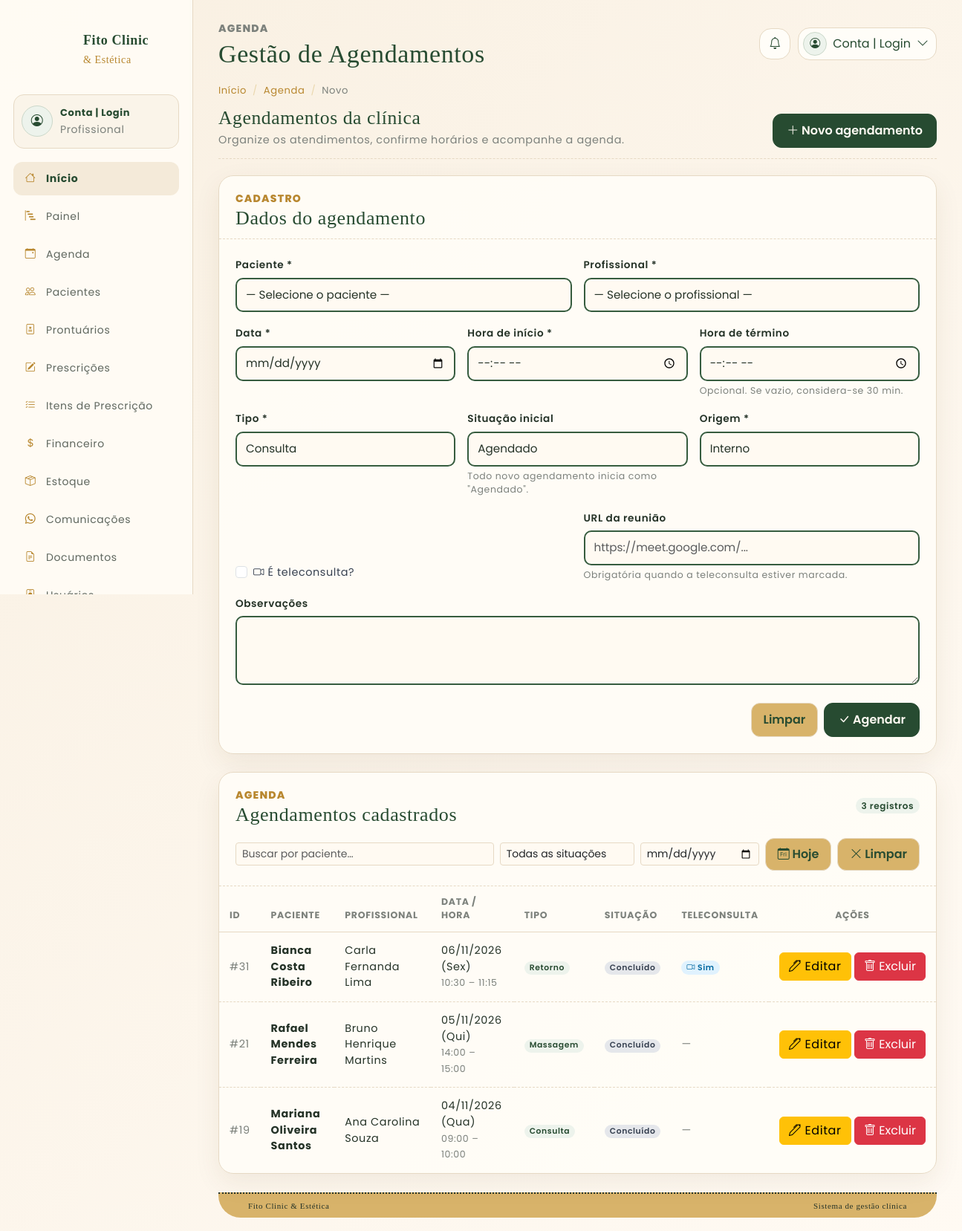
The app's page /pages/agendamentosPage.php (signed in) with its own data.
### tables this page shows
CREATE TABLE agendamentos (
    id BIGINT UNSIGNED AUTO_INCREMENT PRIMARY KEY,

    paciente_id BIGINT UNSIGNED NOT NULL,
    profissional_id BIGINT UNSIGNED NOT NULL,

    data_agendamento DATE NOT NULL,
    hora_inicio TIME NOT NULL,
    hora_fim TIME NULL,

    tipo ENUM(
        'consulta',
        'massagem',
        'procedimento',
        'retorno',
        'outro'
    ) NOT NULL DEFAULT 'consulta',

    situacao ENUM(
        'agendado',
        'confirmado',
        'em_atendimento',
        'concluido',
        'cancelado',
        'faltou'
    ) NOT NULL DEFAULT 'agendado',

    origem_agendamento ENUM(
        'interno',
        'online',
        'whatsapp'
    ) NOT NULL DEFAULT 'interno',

    teleconsulta BOOLEAN NOT NULL DEFAULT FALSE,
    url_reuniao VARCHAR(500) NULL,

    observacoes TEXT NULL,

    criado_em TIMESTAMP DEFAULT CURRENT_TIMESTAMP,
    atualizado_em TIMESTAMP DEFAULT CURRENT_TIMESTAMP
        ON UPDATE CURRENT_TIMESTAMP,

    CONSTRAINT fk_agendamentos_paciente
        FOREIGN KEY (paciente_id)
        REFERENCES pacientes(id)
        ON DELETE RESTRICT,

    CONSTRAINT fk_agendamentos_profissional
        FOREIGN KEY (profissional_id)
        REFERENCES usuarios(id)
        ON DELETE RESTRICT,

    INDEX idx_agendamentos_data (data_agendamento),
    INDEX idx_agendamentos_paciente (paciente_id),
    INDEX idx_agendamentos_profissional (profissional_id)
);

CREATE TABLE pacientes (
    id BIGINT UNSIGNED AUTO_INCREMENT PRIMARY KEY,

    nome VARCHAR(150) NOT NULL,
    nome_social VARCHAR(150) NULL,

    cpf VARCHAR(14) NULL UNIQUE,
    rg VARCHAR(30) NULL,

    data_nascimento DATE NULL,
    genero ENUM(
        'masculino',
        'feminino',
        'outro',
        'nao_informado'
    ) DEFAULT 'nao_informado',

    telefone VARCHAR(30) NULL,
    whatsapp VARCHAR(30) NULL,
    email VARCHAR(150) NULL,

    endereco VARCHAR(255) NULL,
    cidade VARCHAR(100) NULL,
    estado CHAR(2) NULL,
    cep VARCHAR(10) NULL,

    contato_emergencia VARCHAR(150) NULL,
    telefone_emergencia VARCHAR(30) NULL,

    alergias TEXT NULL,
    observacoes TEXT NULL,

    criado_em TIMESTAMP DEFAULT CURRENT_TIMESTAMP,
    atualizado_em TIMESTAMP DEFAULT CURRENT_TIMESTAMP
        ON UPDATE CURRENT_TIMESTAMP
);

CREATE TABLE usuarios (
    id BIGINT UNSIGNED AUTO_INCREMENT PRIMARY KEY,

    nome VARCHAR(150) NOT NULL,
    email VARCHAR(150) NOT NULL UNIQUE,
    senha_hash VARCHAR(255) NOT NULL,

    papel ENUM(
        'admin',
        'profissional',
        'recepcionista'
    ) NOT NULL DEFAULT 'profissional',

    numero_registro VARCHAR(50) NULL,
    tipo_registro VARCHAR(50) NULL,

    telefone VARCHAR(30) NULL,

    ativo BOOLEAN NOT NULL DEFAULT TRUE,

    criado_em TIMESTAMP DEFAULT CURRENT_TIMESTAMP,
    atualizado_em TIMESTAMP DEFAULT CURRENT_TIMESTAMP
        ON UPDATE CURRENT_TIMESTAMP
);

### views/agendamentosGUI.php (the view, shortened to what the rows shown need)
<?php
function renderAgendamentoTableRows(
    array $agendamentos,
    ?int $idEdicao = null,
    string $busca = '',
    string $situacaoFiltro = '',
    string $dataFiltro = ''
): void {
    $escapar = static fn($v) => htmlspecialchars((string) $v, ENT_QUOTES, 'UTF-8');
?>
    <?php
    foreach ($agendamentos as $a):
        $isHoje   = $a->isHoje();
        $isEdit   = $idEdicao !== null && $idEdicao === $a->id;
        $rowClass = trim(($isEdit ? 'table-warning' : '') . ' ' . ($isHoje && !$isEdit ? 'row-hoje' : ''));
        $linkEditar = '?editar=' . (int) $a->id;
    ?>
        <tr class="<?= $rowClass ?>">
            <td class="text-fito-muted">#<?= (int) $a->id ?></td>
            <td>
                <strong><?= $escapar($a->pacienteNome ?? '—') ?></strong>
            </td>
            <td><?= $escapar($a->profissionalNome ?? '—') ?></td>
            <td>
                <?= $escapar($a->dataBRComDia()) ?>
                <br><small class="text-fito-muted"><?= $escapar($a->horaRange()) ?></small>
            </td>
            <td>
                <span class="badge rounded-pill badge-fito-prof">
                    <?= $escapar($a->tipoLabel()) ?>
                </span>
            </td>
            <td>
                <span class="badge rounded-pill <?= $escapar($a->situacaoBadgeClass()) ?>">
                    <?= $escapar($a->situacaoLabel()) ?>
                </span>
            </td>
            <td>
                <?php if ($a->teleconsulta): ?>
                    <span class="badge rounded-pill badge-teleconsulta"
                        title="Teleconsulta: <?= $escapar($a->urlReuniao ?? '') ?>">
                        <i class="bi bi-camera-video"></i> Sim
                    </span>
                <?php else: ?>
                    <span class="text-fito-muted">—</span>
                <?php endif; ?>
            </td>
            <td class="text-end text-nowrap">
                <a href="<?= $escapar($linkEditar) ?>"
                    class="btn btn-warning margem-vertical" title="Editar agendamento">
                    <i class="bi bi-pen"></i> Editar
                </a>
                <button type="button" class="btn btn-danger margem-vertical"
                    data-bs-toggle="modal" data-bs-target="#modalExcluirAgendamento"
                    data-agendamento-id="<?= (int) $a->id ?>"
                    data-agendamento-resumo="<?= $escapar(($a->pacienteNome ?? '#' . $a->pacienteId) . ' — ' . $a->dataBR() . ' ' . $a->horaRange()) ?>">
                    <i class="bi bi-trash"></i> Excluir
                </button>
            </td>
        </tr>
    <?php
    endforeach;
}
function renderAgendamentoGUI(
    array $agendamentos,
    array $mensagens = [],
    ?Agendamento $agendamentoEdicao = null,
    string $busca = '',
    string $situacaoFiltro = '',
    string $dataFiltro = '',
    array $pacientes = [],
    array $profissionais = []
): void {
    $isEdicao = $agendamentoEdicao !== null;
    $filtroAtivo = ($busca !== '' || $situacaoFiltro !== '' || $dataFiltro !== '');
    ?>
    <!DOCTYPE html>
    <html lang="pt-BR">
    <head>
        <link rel="stylesheet" href="../media/bootstrap/css/bootstrap.css" />
        <link rel="stylesheet" href="../media/icons/bootstrap-icons.css" />
        <link rel="stylesheet" href="../css/styles.css" />
        <link rel="stylesheet" href="../css/php.css" />
    </head>
    <body>
        <div class="app-shell">
            <main class="main">
                <header class="topbar">
                    <div>
                        <h1><?= $isEdicao ? 'Editar agendamento' : 'Gestão de Agendamentos' ?></h1>
                    </div>
                </header>
                <div class="page-header">
                    <div>
                        <h1><?= $isEdicao ? 'Editando agendamento #' . (int) $agendamentoEdicao->id : 'Agendamentos da clínica' ?></h1>
                    </div>
                </div>
                <div class="collapse show" id="formNovoAgendamento">
                    <div class="card card-fito mb-4 <?= $isEdicao ? 'border-warning' : '' ?>">
                        <div class="card-header d-flex justify-content-between align-items-center">
                            <div>
                                <h2 class="m-0">
                                    <?= $isEdicao ? 'Alterar dados do agendamento' : 'Dados do agendamento' ?>
                                </h2>
                            </div>
                        </div>
                    </div>
                </div>
                <div class="card card-fito">
                    <div class="card-header">
                        <div class="d-flex justify-content-between align-items-center mb-3">
                            <div>
                                <h2 class="m-0" id="listTitle">
                                    <?= $filtroAtivo ? 'Agendamentos encontrados' : 'Agendamentos cadastrados' ?>
                                </h2>
                            </div>
                        </div>
                    </div>
                    <div class="card-body p-0">
                        <div class="table-responsive" id="agendamentosTableWrapper">
                            <table class="table table-fito align-middle">
                                <thead>
                                    <tr>
                                        <th scope="col">ID</th>
                                        <th scope="col">Paciente</th>
                                        <th scope="col">Profissional</th>
                                        <th scope="col">Data / Hora</th>
                                        <th scope="col">Tipo</th>
                                        <th scope="col">Situação</th>
                                        <th scope="col">Teleconsulta</th>
                                        <th scope="col" class="text-center">Ações</th>
                                    </tr>
                                </thead>
                                <tbody id="agendamentosTbody">
                                    <?php renderAgendamentoTableRows($agendamentos, $isEdicao ? $agendamentoEdicao->id : null, $busca, $situacaoFiltro, $dataFiltro); ?>
                                </tbody>
                            </table>
                        </div>
                    </div>
                </div>
            </main>
        </div>
    </body>
    </html>
<?php
}

### records on screen
agendamentos: id "31", paciente.nome "Bianca Costa Ribeiro", profissional.nome "Carla Fernanda Lima", data_agendamento "06/11/2026 (Sex)", $escapar($a->horaRange()) "10:30 – 11:15", tipo "Retorno", situacao "Concluído"
agendamentos: id "21", paciente.nome "Rafael Mendes Ferreira", profissional.nome "Bruno Henrique Martins", data_agendamento "05/11/2026 (Qui)", $escapar($a->horaRange()) "14:00 – 15:00", tipo "Massagem", situacao "Concluído"
agendamentos: id "19", paciente.nome "Mariana Oliveira Santos", profissional.nome "Ana Carolina Souza", data_agendamento "04/11/2026 (Qua)", $escapar($a->horaRange()) "09:00 – 10:00", tipo "Consulta", situacao "Concluído"

### other values on screen
count($agendamentos) "3"
